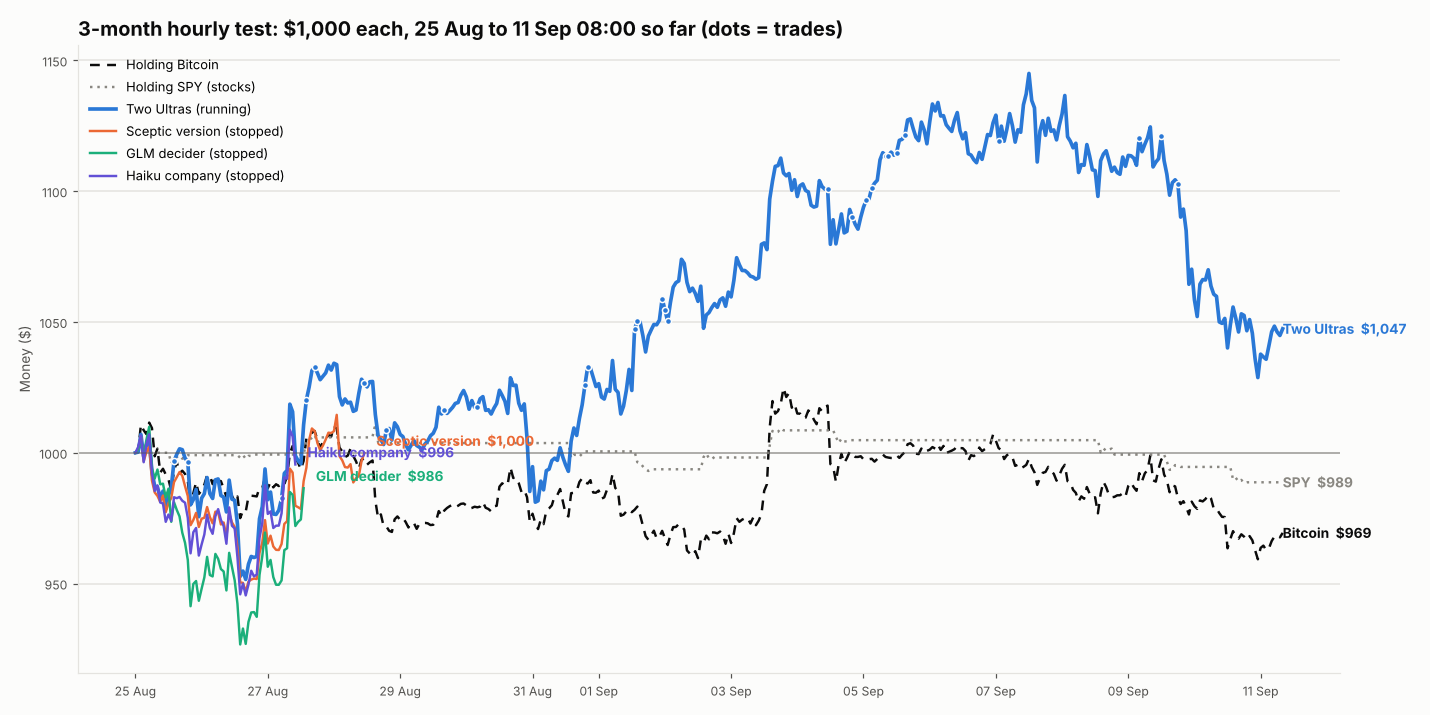

The Python source for this figure:
#!/usr/bin/env python3
"""Chart of the 3-month hourly two-AI runs vs holding Bitcoin and holding SPY.
    python3 mixed/hourly_chart.py -> mixed/hourly_chart.png"""
import csv
import json
import os
from datetime import datetime

import matplotlib
matplotlib.use("Agg")
import matplotlib.pyplot as plt
import matplotlib.dates as mdates

plt.rcParams["text.parse_math"] = False
HERE = os.path.dirname(os.path.abspath(__file__))
INK, INK2, GRID, SURF = "#0b0b0b", "#52514e", "#e4e3df", "#fcfcfb"
RUNS = [("hourly_3m_ultra", "Two Ultras (running)", "#2a78d6", 2.4), ("hourly_3m_skeptic", "Sceptic version (stopped)", "#eb6834", 1.6),
        ("hourly_3m", "GLM decider (stopped)", "#1baf7a", 1.6), ("company:company_haiku", "Haiku company (stopped)", "#6250d6", 1.6)]


def load(tag):
    p = os.path.join(HERE, f"company_{tag.split(':')[1]}_hours.csv" if tag.startswith("company:") else f"watcher_{tag}.csv")
    if not os.path.exists(p):
        return None
    rows = [r for r in csv.DictReader(open(p)) if r.get("value")]
    t = [datetime.strptime(r["time"], "%Y-%m-%d %H:%M") for r in rows]
    return t, [float(r["value"]) for r in rows], [float(r["btc_hold"]) for r in rows], [float(r["spy_hold"]) for r in rows]


def main():
    fig, ax = plt.subplots(figsize=(13, 6.5), facecolor=SURF)
    main_run = load("hourly_3m_ultra")
    t, v, b, s = main_run
    ax.plot(t, b, color=INK, lw=1.6, ls=(0, (4, 3)), label="Holding Bitcoin")
    ax.plot(t, s, color="#898781", lw=1.6, ls=(0, (1, 2)), label="Holding SPY (stocks)")
    ends = [[b[-1], "Bitcoin", INK, t[-1]], [s[-1], "SPY", "#898781", t[-1]]]
    for tag, name, col, lw in RUNS:
        got = load(tag)
        if not got:
            continue
        ax.plot(got[0], got[1], color=col, lw=lw, label=name)
        ends.append([got[1][-1], f"{name.split(' (')[0]}", col, got[0][-1]])
        dp = os.path.join(HERE, f"decider_{tag}.csv")
        if tag == "hourly_3m_ultra" and os.path.exists(dp):
            vt = dict(zip(got[0], got[1]))
            for r in csv.DictReader(open(dp)):
                tt = datetime.strptime(r["time"], "%Y-%m-%d %H:%M")
                if json.loads(r["actions"]) and tt in vt and tt != got[0][0]:
                    ax.plot(tt, vt[tt], "o", ms=4, color=col, mec=SURF, mew=1)
    right = sorted([e for e in ends if e[3] == t[-1]])
    for j in range(1, len(right)):
        right[j].append(max(right[j][0], right[j - 1][-1] + 9) if len(right[j - 1]) > 4 else max(right[j][0], right[j - 1][0] + 9))
    for e in ends:
        y, name, col, tt = e[:4]
        ylab = e[4] if len(e) > 4 else y
        ax.annotate(f"{name}  ${y:,.0f}", (tt, y), xytext=(tt, ylab) if tt == t[-1] else (8, 8),
                    textcoords="data" if tt == t[-1] else "offset points", fontsize=9, color=col, va="center",
                    weight="bold")
    ax.axhline(1000, color=INK2, lw=1, alpha=0.5)
    ax.set_title(f"3-month hourly test: $1,000 each, 25 Aug to {t[-1]:%d %b %H:%M} so far (dots = trades)",
                 loc="left", fontsize=13, color=INK, weight="bold")
    ax.set_ylabel("Money ($)", color=INK2, fontsize=9)
    ax.xaxis.set_major_formatter(mdates.DateFormatter("%d %b"))
    ax.grid(axis="y", color=GRID, lw=1)
    ax.set_facecolor(SURF)
    for sp in ("top", "right"):
        ax.spines[sp].set_visible(False)
    for sp in ("left", "bottom"):
        ax.spines[sp].set_color(GRID)
    ax.tick_params(colors=INK2, labelsize=8)
    ax.legend(loc="upper left", fontsize=8.5, frameon=False)
    fig.tight_layout()
    out = os.path.join(HERE, "hourly_chart.png")
    fig.savefig(out, dpi=110, facecolor=SURF)
    print(out)


if __name__ == "__main__":
    main()
